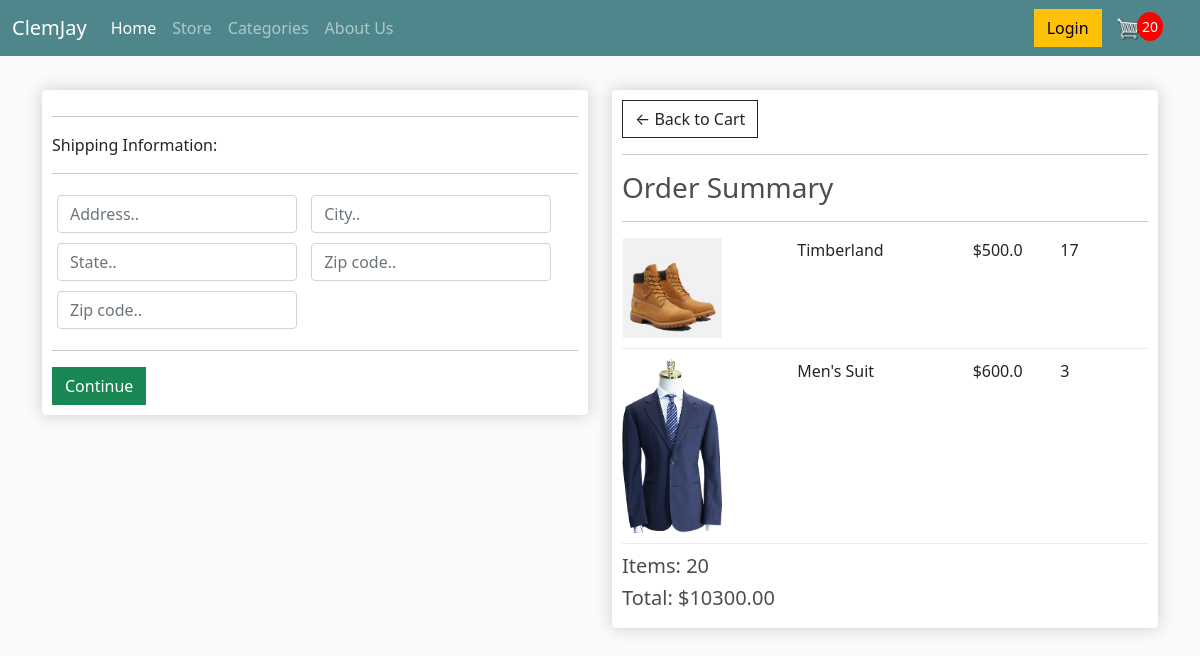
Screenshot of /checkout/ (signed in) with the database file from the repository.
### store/models.py (models this page shows, shortened)
class OrderItem(models.Model):
    product = models.ForeignKey(Product, on_delete=models.SET_NULL, null=True)
    order = models.ForeignKey(Order, on_delete=models.SET_NULL, null=True)
    quantity = models.IntegerField(default=0, null=True, blank=True)
    date_added = models.DateTimeField(auto_now_add=True)
    @property
    def get_total(self):
        total = self.product.price * self.quantity
        return total

class Product(models.Model):
    name = models.CharField(max_length=200)
    price = models.FloatField()
    category = models.ForeignKey(Categories, on_delete=models.CASCADE, null=True)
    digital = models.BooleanField(default=False, null=True, blank=True)
    image = models.ImageField(null=True, blank=True)
    @property
    def imageURL(self):
        try:
            url = self.image.url
        except:
            url = ''
        return url

class Order(models.Model):
    customer = models.ForeignKey(Customer, on_delete=models.SET_NULL, null=True, blank=True)
    date_ordered = models.DateTimeField(auto_now_add=True)
    complete = models.BooleanField(default=False)
    transaction_id = models.CharField(max_length=100, null=True)
    @property
    def shipping(self):
        shipping = False
        orderitems = self.orderitem_set.all()
        for i in orderitems:
            if i.product.digital == False:
                shipping = True
        return shipping
    @property
    def get_cart_total(self):
        orderitems = self.orderitem_set.all()
        total = sum([item.get_total for item in orderitems])
        return total
    @property
    def get_cart_items(self):
        orderitems = self.orderitem_set.all()
        total = sum([item.quantity for item in orderitems])
        return total

### store/views.py (the view)
# urls.py: path('checkout/', views.checkout, name="checkout"),
def checkout(request):
    data = cartInfo(request)
    cartItems = data['cartItems']
    order = data['order']
    items = data['items']
    context = {'items': items, 'order': order, 'cartItems': cartItems}
    return render(request, 'store/checkout.html', context)

### store/utils.py (called while the page is built)
def cartInfo(request):
	if request.user.is_authenticated:
		customer = request.user.customer
		order, created = Order.objects.get_or_create(customer=customer, complete=False)
		items = order.orderitem_set.all()
		cartItems = order.get_cart_items
	else:
		cookieData = cookieCart(request)
		cartItems = cookieData['cartItems']
		order = cookieData['order']
		items = cookieData['items']
	return {'cartItems':cartItems ,'order':order, 'items':items}

### store/templates/store/checkout.html (shortened to what this page needs)
{% extends 'store/main.html' %}
{% load static %}
{% block content %}
     <div class="row">
		<div class="col-lg-6">
			<div class="box-element" id="form-wrapper">
				<form id="form">
					<div id="shipping-info">
						<hr>
						<p>Shipping Information:</p>
						<hr>
						<div class="form-field">
							<input class="form-control" type="text" name="address" placeholder="Address..">
						</div>
						<div class="form-field">
							<input class="form-control" type="text" name="city" placeholder="City..">
						</div>
						<div class="form-field">
							<input class="form-control" type="text" name="state" placeholder="State..">
						</div>
						<div class="form-field">
							<input class="form-control" type="text" name="zipcode" placeholder="Zip code..">
						</div>
						<div class="form-field">
							<input class="form-control" type="text" name="country" placeholder="Zip code..">
						</div>
					</div>
					<hr>
					<input id="form-button" class="btn btn-success btn-block" type="submit" value="Continue">
				</form>
			</div>
			<br>
		</div>
		<div class="col-lg-6">
			<div class="box-element">
				<a  class="btn btn-outline-dark" href="{% url 'cart' %}">&#x2190; Back to Cart</a>
				<hr>
				<h3>Order Summary</h3>
				<hr>
				{% for item in items%}
				<div class="cart-row">
					<div style="flex:2"><img class="row-image" src="{{item.product.imageURL}}"></div>
					<div style="flex:2"><p>{{item.product.name}}</p></div>
					<div style="flex:1"><p>${{item.product.price}}</p></div>
					<div style="flex:1"><p>{{item.quantity}}</p></div>
				</div>
				{% endfor %}
				<h5>Items:   {{order.get_cart_items}}</h5>
				<h5>Total:   ${{order.get_cart_total|floatformat:2}}</h5>
			</div>
		</div>
	</div>
{% endblock content%}

### static/css/main.css (style rules this page uses)
body { background-color: hsl(0, 0%, 98%); }
h1,h2,h3,h4,h5,h6 { color:hsl(0, 0%, 30%); }
.box-element { box-shadow:hsl(0, 0%, 80%) 0 0 16px; background-color: #fff; border-radius: 4px; padding: 10px; }
.col-lg-4, .col-lg-6, .col-lg-8, .col-lg-12 { margin-top: 10px; }
.btn { border-radius: 0; }
.row-image { width: 100px; }
.form-field { width:250px; display: inline-block; padding: 5px; }
.cart-row { display: flex; align-items: flex-stretch; padding-bottom: 10px; margin-bottom: 10px; border-bottom: 1px solid #ececec; }

### rows the page displays
OrderItem: product.imageURL (picture), product.name "Timberland", product.price "500.0", quantity "17"
OrderItem: product.imageURL (picture), product.name "Men's Suit", product.price "600.0", quantity "3"
Order: get_cart_items "20", get_cart_total "10300.00"

### other values shown
{{ cartItems }} "20"
